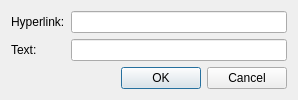
<?xml version="1.0" encoding="UTF-8"?>
<ui version="4.0">
 <class>DialogInsertHyperlink</class>
 <widget class="QDialog" name="DialogInsertHyperlink">
  <property name="geometry">
   <rect>
    <x>0</x>
    <y>0</y>
    <width>298</width>
    <height>95</height>
   </rect>
  </property>
  <property name="windowTitle">
   <string>Insert hyperlink</string>
  </property>
  <layout class="QVBoxLayout" name="verticalLayout">
   <item>
    <layout class="QFormLayout" name="formLayout">
     <item row="0" column="0">
      <widget class="QLabel" name="labelInputHyperlink">
       <property name="toolTip">
        <string>Input hyperlink</string>
       </property>
       <property name="statusTip">
        <string>Input hyperlink</string>
       </property>
       <property name="whatsThis">
        <string>Input hyperlink</string>
       </property>
       <property name="text">
        <string>Hyperlink:</string>
       </property>
      </widget>
     </item>
     <item row="0" column="1">
      <widget class="QLineEdit" name="lEditInputHyperlink"/>
     </item>
     <item row="1" column="0">
      <widget class="QLabel" name="labelInputTextHyperlink">
       <property name="toolTip">
        <string>Input text hyperlink</string>
       </property>
       <property name="statusTip">
        <string>Input text hyperlink</string>
       </property>
       <property name="whatsThis">
        <string>Input text hyperlink</string>
       </property>
       <property name="text">
        <string>Text:</string>
       </property>
      </widget>
     </item>
     <item row="1" column="1">
      <widget class="QLineEdit" name="lEditInputTextHyperlink"/>
     </item>
    </layout>
   </item>
   <item>
    <widget class="QDialogButtonBox" name="buttonBox">
     <property name="orientation">
      <enum>Qt::Horizontal</enum>
     </property>
     <property name="standardButtons">
      <set>QDialogButtonBox::Cancel|QDialogButtonBox::Ok</set>
     </property>
    </widget>
   </item>
  </layout>
 </widget>
 <resources/>
 <connections>
  <connection>
   <sender>buttonBox</sender>
   <signal>accepted()</signal>
   <receiver>DialogInsertHyperlink</receiver>
   <slot>accept()</slot>
   <hints>
    <hint type="sourcelabel">
     <x>148</x>
     <y>74</y>
    </hint>
    <hint type="destinationlabel">
     <x>148</x>
     <y>47</y>
    </hint>
   </hints>
  </connection>
  <connection>
   <sender>buttonBox</sender>
   <signal>rejected()</signal>
   <receiver>DialogInsertHyperlink</receiver>
   <slot>reject()</slot>
   <hints>
    <hint type="sourcelabel">
     <x>148</x>
     <y>74</y>
    </hint>
    <hint type="destinationlabel">
     <x>148</x>
     <y>47</y>
    </hint>
   </hints>
  </connection>
 </connections>
</ui>
